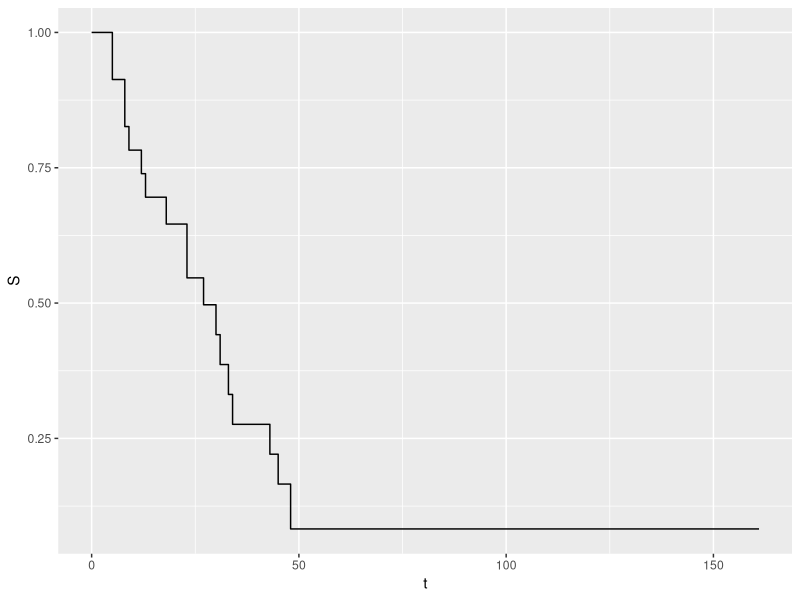

The R source for this figure: (Note: this script raises an error after producing the figure.)
## ---------------------------
##
## Script name: Homework3_q1.R
##
## Purpose of script: Create functions to plot the kaplan meier estimator
##
## Author: Trent VanHawkins
##
## Date Created: 2026-01-28
##
##
## ---------------------------
## load up the packages we will need:  (uncomment as required)

library(survival)
library(tidyverse)
aml <- survival::aml

# 1. Hazard Rate Fucntion -------------------------------------------------
## funciton to return lambda_hat values
get_lambda_hat <- function(t, c){
  #get count of failures at each t
  d <- table(t[c == 1])
  failure_times <- as.numeric(names(d)) #times of failures
  y_bar <- sapply(failure_times, function(time) sum(t >= time)) # Number remianing at time t
  
  d/y_bar
}

# Run the function
lambda_hat <- get_lambda_hat(aml$time, aml$status)

# 2. Get the kaplean-meier estimator and plot -----------------------------
failure_times <- as.numeric(names(lambda_hat))

# Get S_km 
S_km <- sapply(failure_times, function(t) prod(1 - lambda_hat[which(failure_times <= t)]))

#Create a data frame for plotting (add a point for time 0)
estimate_df <- data.frame(t = c(0, failure_times, max(aml$time)), S = c(1,S_km, S_km[length(S_km)]))

#Plot it
estimate_df %>% 
  ggplot(aes(x = t, y = S))+
  geom_step()


# 3. log-log confidence bound ---------------------------------------------

loglog_ci <- function(s_km, t, c){
  #Get what we need to construct sigma_hat
  d <- table(t[c == 1]) #number of failures at time t
  failure_times <- as.numeric(names(d)) #tiems of failures
  y_bar <- sapply(failure_times, function(time) sum(t >= time)) # Number remianing at time t
  
  #compute sigma_hat
  inner_sum <- d/(y_bar * (y_bar - d))
  sigma_squared <- sapply(failure_times, function(time) sum(inner_sum[which(failure_times <= time)]))
  sigma_hat <- sqrt(sigma_squared)
  
  ## compute SE on log-log scale
  loglog_se <- 1/abs(log(s_km)) * sigma_hat
  
  ## Compute the confidence interval
  lower_ci <- s_km^(exp(loglog_se * 1.96))
  upper_ci <- s_km^(exp(-loglog_se * 1.96))
  
  return(list(lower = lower_ci, upper = upper_ci))
}

s_ci <- loglog_ci(S_km, aml$time, aml$status)


# 4-5 Show that the plots are the same ------------------------------------
## include confidence bands in data frame
estimate_df$lower_ci <- c(1, s_ci$lower, s_ci$lower[which.min(s_ci$lower)])
estimate_df$upper_ci <- c(1, s_ci$upper, s_ci$upper[which.min(s_ci$upper)])

#Actual sruvival fit and data frame
fit <- survfit(Surv(time, status) ~ 1, data = aml, conf.type = "log-log")
survival_df <- data.frame(t = c(0,fit_summary$time,max(aml$time)),
                          S = c(1, fit_summary$surv, min(fit_summary$surv)),
                          lower_ci = c(1, fit_summary$lower, min(fit_summary$lower)),
                          upper_ci = c(1, fit_summary$upper, min(fit_summary$upper)))

colors <- RColorBrewer::brewer.pal(n = 3, name = "Set2")
## Plot both on the same plot
by_hand <- estimate_df %>% 
  ggplot(aes(x = t, y = S))+
  geom_step(color = colors[2], linewidth = 1.25)+
  geom_step(aes(y = lower_ci), linetype = "dashed")+
  geom_step(aes(y = upper_ci), linetype = "dashed")+
  theme_minimal()+
  labs(y = expression(S^KM * (t)),
       x = "Time", 
       title = "Kaplan Meir Estimator (By Hand)")


survival_plot <- survival_df %>% 
  ggplot(aes(x = t, y = S))+
  geom_step(color = colors[3], linewidth = 1.25)+
  geom_step(aes(y = lower_ci), linetype = "dashed")+
  geom_step(aes(y = upper_ci), linetype = "dashed")+
  theme_minimal()+
  labs(y = expression(S^KM * (t)),
       x = "Time", 
       title = "Kaplan Meir Estimator (survfit)")

library(ggpubr)
ggarrange(by_hand, survival_plot, nrow = 1)
